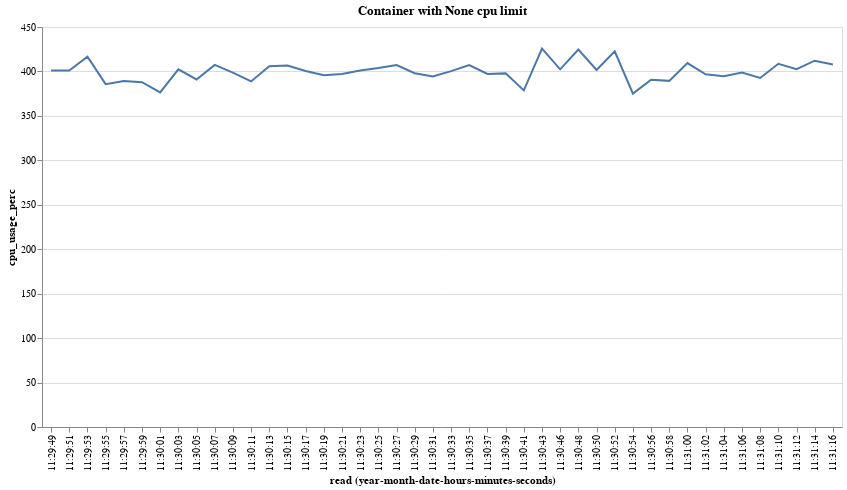

Here is the notebook cell this chart was saved with:
### Markdown cell above
### Appendix

Interestingly running with `--cpus 2` or without any limits does not make the dbt container use more cpu for some reason. I was interested to see if we can get some stats on my machine that shows more than 100% usage or not so I ran the stress tests described here https://www.thorsten-hans.com/docker-container-cpu-limits-explained/.

### Code cell
cmd = "docker run --name stress_app --rm progrium/stress -c 8 -t 90s".split(" ")
run_stress = subprocess.Popen(cmd, stdout=subprocess.PIPE)

session = requests_unixsocket.Session()
data = []

while run_stress.poll() != 0:
    r = session.get('http+unix://%2Fvar%2Frun%2Fdocker.sock/containers/stress_app/stats?stream=false')
    if r.status_code == 200:
        try:
            data.append(r.json())
        except:
            pass

data = [_ for _ in data if _["read"] != "0001-01-01T00:00:00Z"]
generate_chart((data, None))

### Figure 1 — Vega-Lite specification as saved in the notebook (floating-point values rounded to 4 significant figures)
{"config": {"view": {"continuousWidth": 400, "continuousHeight": 300}}, "data": {"name": "data-568ecef9186476d23b5cae9dc0353b7d"}, "mark": "line", "encoding": {"x": {"axis": {"format": "%H:%M:%S", "labelAngle": -90}, "field": "read", "timeUnit": "yearmonthdatehoursminutesseconds", "type": "ordinal"}, "y": {"field": "cpu_usage_perc", "type": "quantitative"}}, "height": 400, "title": "Container with None cpu limit", "width": 800, "$schema": "https://vega.github.io/schema/vega-lite/v4.17.0.json", "datasets": {"data-568ecef9186476d23b5cae9dc0353b7d": [{"read": "2022-11-08T11:29:49.170273284", "cpu_stats.online_cpus": 4, "cpu_stats.cpu_usage.total_usage": 4457835000, "precpu_stats.cpu_usage.total_usage": 576881000, "cpu_stats.system_cpu_usage": 3924074250000000, "precpu_stats.system_cpu_usage": 3924070380000000, "cpu_delta": 3880954000, "system_cpu_delta": 3870000000, "cpu_usage_perc": 401.1}, {"read": "2022-11-08T11:29:51.192715009", "cpu_stats.online_cpus": 4, "cpu_stats.cpu_usage.total_usage": 12272547000, "precpu_stats.cpu_usage.total_usage": 8403084000, "cpu_stats.system_cpu_usage": 3924082050000000, "precpu_stats.system_cpu_usage": 3924078190000000, "cpu_delta": 3869463000, "system_cpu_delta": 3860000000, "cpu_usage_perc": 401.0}, {"read": "2022-11-08T11:29:53.219721365", "cpu_stats.online_cpus": 4, "cpu_stats.cpu_usage.total_usage": 19973900000, "precpu_stats.cpu_usage.total_usage": 16224554000, "cpu_stats.system_cpu_usage": 3924089430000000, "precpu_stats.system_cpu_usage": 3924085830000000, "cpu_delta": 3749346000, "system_cpu_delta": 3600000000, "cpu_usage_perc": 416.6}, {"read": "2022-11-08T11:29:55.324379995", "cpu_stats.online_cpus": 4, "cpu_stats.cpu_usage.total_usage": 27808319000, "precpu_stats.cpu_usage.total_usage": 23835780000, "cpu_stats.system_cpu_usage": 3924097740000000, "precpu_stats.system_cpu_usage": 3924093620000000, "cpu_delta": 3972539000, "system_cpu_delta": 4120000000, "cpu_usage_perc": 385.7}, {"read": "2022-11-08T11:29:57.356767937", "cpu_stats.online_cpus": 4, "cpu_stats.cpu_usage.total_usage": 35667573000, "precpu_stats.cpu_usage.total_usage": 31756582000, "cpu_stats.system_cpu_usage": 3924105800000000, "precpu_stats.system_cpu_usage": 3924101780000000, "cpu_delta": 3910991000, "system_cpu_delta": 4020000000, "cpu_usage_perc": 389.2}, {"read": "2022-11-08T11:29:59.370831267", "cpu_stats.online_cpus": 4, "cpu_stats.cpu_usage.total_usage": 43417953000, "precpu_stats.cpu_usage.total_usage": 39519071000, "cpu_stats.system_cpu_usage": 3924113730000000, "precpu_stats.system_cpu_usage": 3924109710000000, "cpu_delta": 3898882000, "system_cpu_delta": 4020000000, "cpu_usage_perc": 387.9}, {"read": "2022-11-08T11:30:01.371323381", "cpu_stats.online_cpus": 4, "cpu_stats.cpu_usage.total_usage": 51028683000, "precpu_stats.cpu_usage.total_usage": 47311300000, "cpu_stats.system_cpu_usage": 3924121680000000, "precpu_stats.system_cpu_usage": 3924117730000000, "cpu_delta": 3717383000, "system_cpu_delta": 3950000000, "cpu_usage_perc": 376.4}, {"read": "2022-11-08T11:30:03.391684213", "cpu_stats.online_cpus": 4, "cpu_stats.cpu_usage.total_usage": 58828434000, "precpu_stats.cpu_usage.total_usage": 54965211000, "cpu_stats.system_cpu_usage": 3924129440000000, "precpu_stats.system_cpu_usage": 3924125600000000, "cpu_delta": 3863223000, "system_cpu_delta": 3840000000, "cpu_usage_perc": 402.4}, {"read": "2022-11-08T11:30:05.412512905", "cpu_stats.online_cpus": 4, "cpu_stats.cpu_usage.total_usage": 66588399000, "precpu_stats.cpu_usage.total_usage": 62757125000, "cpu_stats.system_cpu_usage": 3924137280000000, "precpu_stats.system_cpu_usage": 3924133360000000, "cpu_delta": 3831274000, "system_cpu_delta": 3920000000, "cpu_usage_perc": 390.9}, {"read": "2022-11-08T11:30:07.465181299", "cpu_stats.online_cpus": 4, "cpu_stats.cpu_usage.total_usage": 74448640000, "precpu_stats.cpu_usage.total_usage": 70507856000, "cpu_stats.system_cpu_usage": 3924145140000000, "precpu_stats.system_cpu_usage": 3924141270000000, "cpu_delta": 3940784000, "system_cpu_delta": 3870000000, "cpu_usage_perc": 407.3}, {"read": "2022-11-08T11:30:09.520129236", "cpu_stats.online_cpus": 4, "cpu_stats.cpu_usage.total_usage": 82293414000, "precpu_stats.cpu_usage.total_usage": 78385523000, "cpu_stats.system_cpu_usage": 3924153100000000, "precpu_stats.system_cpu_usage": 3924149180000000, "cpu_delta": 3907891000, "system_cpu_delta": 3920000000, "cpu_usage_perc": 398.8}, {"read": "2022-11-08T11:30:11.538457543", "cpu_stats.online_cpus": 4, "cpu_stats.cpu_usage.total_usage": 90049148000, "precpu_stats.cpu_usage.total_usage": 86219456000, "cpu_stats.system_cpu_usage": 3924161000000000, "precpu_stats.system_cpu_usage": 3924157060000000, "cpu_delta": 3829692000, "system_cpu_delta": 3940000000, "cpu_usage_perc": 388.8}, {"read": "2022-11-08T11:30:13.557258052", "cpu_stats.online_cpus": 4, "cpu_stats.cpu_usage.total_usage": 97873013000, "precpu_stats.cpu_usage.total_usage": 94007728000, "cpu_stats.system_cpu_usage": 3924168670000000, "precpu_stats.system_cpu_usage": 3924164860000000, "cpu_delta": 3865285000, "system_cpu_delta": 3810000000, "cpu_usage_perc": 405.8}, {"read": "2022-11-08T11:30:15.572885018", "cpu_stats.online_cpus": 4, "cpu_stats.cpu_usage.total_usage": 105753175000, "precpu_stats.cpu_usage.total_usage": 101829540000, "cpu_stats.system_cpu_usage": 3924176520000000, "precpu_stats.system_cpu_usage": 3924172660000000, "cpu_delta": 3923635000, "system_cpu_delta": 3860000000, "cpu_usage_perc": 406.6}, {"read": "2022-11-08T11:30:17.591774825", "cpu_stats.online_cpus": 4, "cpu_stats.cpu_usage.total_usage": 113508672000, "precpu_stats.cpu_usage.total_usage": 109733323000, "cpu_stats.system_cpu_usage": 3924184140000000, "precpu_stats.system_cpu_usage": 3924180370000000, "cpu_delta": 3775349000, "system_cpu_delta": 3770000000, "cpu_usage_perc": 400.6}, {"read": "2022-11-08T11:30:19.662099753", "cpu_stats.online_cpus": 4, "cpu_stats.cpu_usage.total_usage": 121277197000, "precpu_stats.cpu_usage.total_usage": 117349060000, "cpu_stats.system_cpu_usage": 3924192020000000, "precpu_stats.system_cpu_usage": 3924188050000000, "cpu_delta": 3928137000, "system_cpu_delta": 3970000000, "cpu_usage_perc": 395.8}, {"read": "2022-11-08T11:30:21.697518558", "cpu_stats.online_cpus": 4, "cpu_stats.cpu_usage.total_usage": 129057959000, "precpu_stats.cpu_usage.total_usage": 125235109000, "cpu_stats.system_cpu_usage": 3924199780000000, "precpu_stats.system_cpu_usage": 3924195930000000, "cpu_delta": 3822850000, "system_cpu_delta": 3850000000, "cpu_usage_perc": 397.2}, {"read": "2022-11-08T11:30:23.716585638", "cpu_stats.online_cpus": 4, "cpu_stats.cpu_usage.total_usage": 136872482000, "precpu_stats.cpu_usage.total_usage": 133012946000, "cpu_stats.system_cpu_usage": 3924207480000000, "precpu_stats.system_cpu_usage": 3924203630000000, "cpu_delta": 3859536000, "system_cpu_delta": 3850000000, "cpu_usage_perc": 401.0}, {"read": "2022-11-08T11:30:25.728134466", "cpu_stats.online_cpus": 4, "cpu_stats.cpu_usage.total_usage": 144731594000, "precpu_stats.cpu_usage.total_usage": 140804875000, "cpu_stats.system_cpu_usage": 3924215220000000, "precpu_stats.system_cpu_usage": 3924211330000000, "cpu_delta": 3926719000, "system_cpu_delta": 3890000000, "cpu_usage_perc": 403.8}, {"read": "2022-11-08T11:30:27.743174732", "cpu_stats.online_cpus": 4, "cpu_stats.cpu_usage.total_usage": 152592574000, "precpu_stats.cpu_usage.total_usage": 148683917000, "cpu_stats.system_cpu_usage": 3924222940000000, "precpu_stats.system_cpu_usage": 3924219100000000, "cpu_delta": 3908657000, "system_cpu_delta": 3840000000, "cpu_usage_perc": 407.2}, {"read": "2022-11-08T11:30:29.768814915", "cpu_stats.online_cpus": 4, "cpu_stats.cpu_usage.total_usage": 160380622000, "precpu_stats.cpu_usage.total_usage": 156510566000, "cpu_stats.system_cpu_usage": 3924230710000000, "precpu_stats.system_cpu_usage": 3924226820000000, "cpu_delta": 3870056000, "system_cpu_delta": 3890000000, "cpu_usage_perc": 397.9}, {"read": "2022-11-08T11:30:31.822708909", "cpu_stats.online_cpus": 4, "cpu_stats.cpu_usage.total_usage": 168148554000, "precpu_stats.cpu_usage.total_usage": 164234087000, "cpu_stats.system_cpu_usage": 3924238590000000, "precpu_stats.system_cpu_usage": 3924234620000000, "cpu_delta": 3914467000, "system_cpu_delta": 3970000000, "cpu_usage_perc": 394.4}, {"read": "2022-11-08T11:30:33.851283278", "cpu_stats.online_cpus": 4, "cpu_stats.cpu_usage.total_usage": 175960023000, "precpu_stats.cpu_usage.total_usage": 172076098000, "cpu_stats.system_cpu_usage": 3924246390000000, "precpu_stats.system_cpu_usage": 3924242510000000, "cpu_delta": 3883925000, "system_cpu_delta": 3880000000, "cpu_usage_perc": 400.4}, {"read": "2022-11-08T11:30:35.869320547", "cpu_stats.online_cpus": 4, "cpu_stats.cpu_usage.total_usage": 183833429000, "precpu_stats.cpu_usage.total_usage": 179903861000, "cpu_stats.system_cpu_usage": 3924254190000000, "precpu_stats.system_cpu_usage": 3924250330000000, "cpu_delta": 3929568000, "system_cpu_delta": 3860000000, "cpu_usage_perc": 407.2}, {"read": "2022-11-08T11:30:37.881453208", "cpu_stats.online_cpus": 4, "cpu_stats.cpu_usage.total_usage": 191639852000, "precpu_stats.cpu_usage.total_usage": 187766861000, "cpu_stats.system_cpu_usage": 3924261930000000, "precpu_stats.system_cpu_usage": 3924258030000000, "cpu_delta": 3872991000, "system_cpu_delta": 3900000000, "cpu_usage_perc": 397.2}, {"read": "2022-11-08T11:30:39.896859330", "cpu_stats.online_cpus": 4, "cpu_stats.cpu_usage.total_usage": 199444084000, "precpu_stats.cpu_usage.total_usage": 195555409000, "cpu_stats.system_cpu_usage": 3924269780000000, "precpu_stats.system_cpu_usage": 3924265870000000, "cpu_delta": 3888675000, "system_cpu_delta": 3910000000, "cpu_usage_perc": 397.8}, {"read": "2022-11-08T11:30:41.917500564", "cpu_stats.online_cpus": 4, "cpu_stats.cpu_usage.total_usage": 207084839000, "precpu_stats.cpu_usage.total_usage": 203373836000, "cpu_stats.system_cpu_usage": 3924277570000000, "precpu_stats.system_cpu_usage": 3924273650000000, "cpu_delta": 3711003000, "system_cpu_delta": 3920000000, "cpu_usage_perc": 378.7}, {"read": "2022-11-08T11:30:43.996161953", "cpu_stats.online_cpus": 4, "cpu_stats.cpu_usage.total_usage": 214856964000, "precpu_stats.cpu_usage.total_usage": 210971519000, "cpu_stats.system_cpu_usage": 3924284950000000, "precpu_stats.system_cpu_usage": 3924281300000000, "cpu_delta": 3885445000, "system_cpu_delta": 3650000000, "cpu_usage_perc": 425.8}, {"read": "2022-11-08T11:30:46.040894864", "cpu_stats.online_cpus": 4, "cpu_stats.cpu_usage.total_usage": 222786739000, "precpu_stats.cpu_usage.total_usage": 218863698000, "cpu_stats.system_cpu_usage": 3924292870000000, "precpu_stats.system_cpu_usage": 3924288970000000, "cpu_delta": 3923041000, "system_cpu_delta": 3900000000, "cpu_usage_perc": 402.4}, {"read": "2022-11-08T11:30:48.055949057", "cpu_stats.online_cpus": 4, "cpu_stats.cpu_usage.total_usage": 230574986000, "precpu_stats.cpu_usage.total_usage": 226753454000, "cpu_stats.system_cpu_usage": 3924300370000000, "precpu_stats.system_cpu_usage": 3924296770000000, "cpu_delta": 3821532000, "system_cpu_delta": 3600000000, "cpu_usage_perc": 424.6}, {"read": "2022-11-08T11:30:50.070247327", "cpu_stats.online_cpus": 4, "cpu_stats.cpu_usage.total_usage": 238400505000, "precpu_stats.cpu_usage.total_usage": 234544144000, "cpu_stats.system_cpu_usage": 3924308040000000, "precpu_stats.system_cpu_usage": 3924304200000000, "cpu_delta": 3856361000, "system_cpu_delta": 3840000000, "cpu_usage_perc": 401.7}, {"read": "2022-11-08T11:30:52.085631989", "cpu_stats.online_cpus": 4, "cpu_stats.cpu_usage.total_usage": 246113783000, "precpu_stats.cpu_usage.total_usage": 242320068000, "cpu_stats.system_cpu_usage": 3924315210000000, "precpu_stats.system_cpu_usage": 3924311620000000, "cpu_delta": 3793715000, "system_cpu_delta": 3590000000, "cpu_usage_perc": 422.7}, {"read": "2022-11-08T11:30:54.121783369", "cpu_stats.online_cpus": 4, "cpu_stats.cpu_usage.total_usage": 253824376000, "precpu_stats.cpu_usage.total_usage": 250026263000, "cpu_stats.system_cpu_usage": 3924322960000000, "precpu_stats.system_cpu_usage": 3924318910000000, "cpu_delta": 3798113000, "system_cpu_delta": 4050000000, "cpu_usage_perc": 375.1}, {"read": "2022-11-08T11:30:56.164433427", "cpu_stats.online_cpus": 4, "cpu_stats.cpu_usage.total_usage": 261572129000, "precpu_stats.cpu_usage.total_usage": 257684706000, "cpu_stats.system_cpu_usage": 3924330950000000, "precpu_stats.system_cpu_usage": 3924326970000000, "cpu_delta": 3887423000, "system_cpu_delta": 3980000000, "cpu_usage_perc": 390.7}, {"read": "2022-11-08T11:30:58.222665482", "cpu_stats.online_cpus": 4, "cpu_stats.cpu_usage.total_usage": 269430606000, "precpu_stats.cpu_usage.total_usage": 265575405000, "cpu_stats.system_cpu_usage": 3924339000000000, "precpu_stats.system_cpu_usage": 3924335040000000, "cpu_delta": 3855201000, "system_cpu_delta": 3960000000, "cpu_usage_perc": 389.4}, {"read": "2022-11-08T11:31:00.217520542", "cpu_stats.online_cpus": 4, "cpu_stats.cpu_usage.total_usage": 277325369000, "precpu_stats.cpu_usage.total_usage": 273385313000, "cpu_stats.system_cpu_usage": 3924346660000000, "precpu_stats.system_cpu_usage": 3924342810000000, "cpu_delta": 3940056000, "system_cpu_delta": 3850000000, "cpu_usage_perc": 409.4}, {"read": "2022-11-08T11:31:02.235375384", "cpu_stats.online_cpus": 4, "cpu_stats.cpu_usage.total_usage": 284998246000, "precpu_stats.cpu_usage.total_usage": 281159744000, "cpu_stats.system_cpu_usage": 3924354410000000, "precpu_stats.system_cpu_usage": 3924350540000000, "cpu_delta": 3838502000, "system_cpu_delta": 3870000000, "cpu_usage_perc": 396.7}, {"read": "2022-11-08T11:31:04.248852796", "cpu_stats.online_cpus": 4, "cpu_stats.cpu_usage.total_usage": 292799215000, "precpu_stats.cpu_usage.total_usage": 288911861000, "cpu_stats.system_cpu_usage": 3924362210000000, "precpu_stats.system_cpu_usage": 3924358270000000, "cpu_delta": 3887354000, "system_cpu_delta": 3940000000, "cpu_usage_perc": 394.7}, {"read": "2022-11-08T11:31:06.273690207", "cpu_stats.online_cpus": 4, "cpu_stats.cpu_usage.total_usage": 300587431000, "precpu_stats.cpu_usage.total_usage": 296718940000, "cpu_stats.system_cpu_usage": 3924370040000000, "precpu_stats.system_cpu_usage": 3924366160000000, "cpu_delta": 3868491000, "system_cpu_delta": 3880000000, "cpu_usage_perc": 398.8}, {"read": "2022-11-08T11:31:08.351811846", "cpu_stats.online_cpus": 4, "cpu_stats.cpu_usage.total_usage": 308402826000, "precpu_stats.cpu_usage.total_usage": 304447131000, "cpu_stats.system_cpu_usage": 3924378060000000, "precpu_stats.system_cpu_usage": 3924374030000000, "cpu_delta": 3955695000, "system_cpu_delta": 4030000000, "cpu_usage_perc": 392.6}, {"read": "2022-11-08T11:31:10.374983277", "cpu_stats.online_cpus": 4, "cpu_stats.cpu_usage.total_usage": 316246898000, "precpu_stats.cpu_usage.total_usage": 312303878000, "cpu_stats.system_cpu_usage": 3924385920000000, "precpu_stats.system_cpu_usage": 3924382060000000, "cpu_delta": 3943020000, "system_cpu_delta": 3860000000, "cpu_usage_perc": 408.6}, {"read": "2022-11-08T11:31:12.399319748", "cpu_stats.online_cpus": 4, "cpu_stats.cpu_usage.total_usage": 324120104000, "precpu_stats.cpu_usage.total_usage": 320135928000, "cpu_stats.system_cpu_usage": 3924393770000000, "precpu_stats.system_cpu_usage": 3924389810000000, "cpu_delta": 3984176000, "system_cpu_delta": 3960000000, "cpu_usage_perc": 402.4}, {"read": "2022-11-08T11:31:14.414034357", "cpu_stats.online_cpus": 4, "cpu_stats.cpu_usage.total_usage": 331925189000, "precpu_stats.cpu_usage.total_usage": 328000103000, "cpu_stats.system_cpu_usage": 3924401250000000, "precpu_stats.system_cpu_usage": 3924397440000000, "cpu_delta": 3925086000, "system_cpu_delta": 3810000000, "cpu_usage_perc": 412.1}, {"read": "2022-11-08T11:31:16.431967439", "cpu_stats.online_cpus": 4, "cpu_stats.cpu_usage.total_usage": 339776013000, "precpu_stats.cpu_usage.total_usage": 335810442000, "cpu_stats.system_cpu_usage": 3924408990000000, "precpu_stats.system_cpu_usage": 3924405100000000, "cpu_delta": 3965571000, "system_cpu_delta": 3890000000, "cpu_usage_perc": 407.8}]}}
